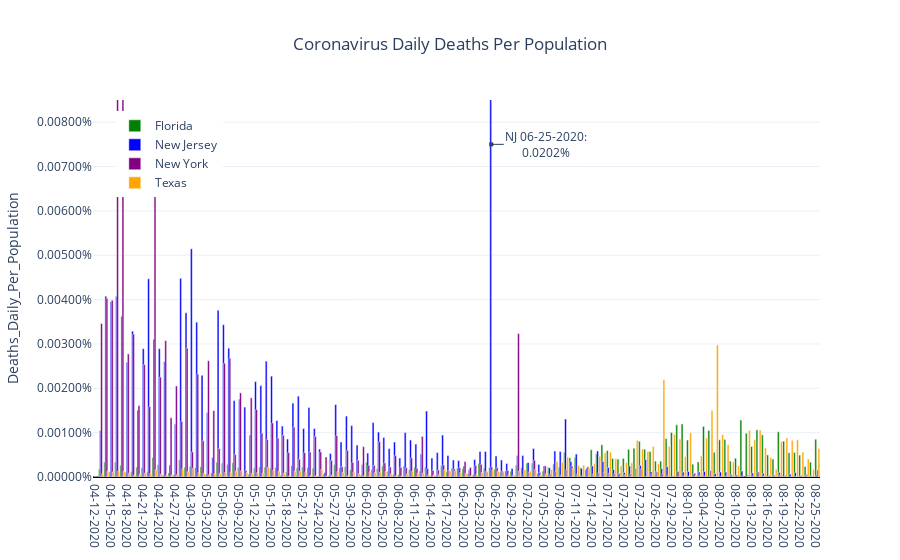

The notebook cell saved with this chart:
### Code cell
countries_list = sorted(list(country_df['Country_Region'].unique()))

colors_dict = {'US Only NY':'purple',
              'US Only NJ':'blue',
              'US Only FL':'green',
              'US Only TX':'orange'}

rename_dict = {'US Only NY':'New York',
              'US Only NJ':'New Jersey',
              'US Only FL':'Florida',
              'US Only TX':'Texas'}


data = []

for mycountry in countries_list:
    data.append(go.Bar(x=country_df[country_df['Country_Region']==mycountry]['Date'],
                               y=country_df[country_df['Country_Region']==mycountry]['Deaths_Daily_Per_Population'],
                               name = rename_dict[mycountry],
                               marker = {'color':colors_dict[mycountry]},
                               width = 0.35
                          )
                )


layout = go.Layout(
                showlegend = True,
                legend= dict(x=0.03,y=0.97),
                title='Coronavirus Daily Deaths Per Population',
                title_x= 0.5,
                yaxis={'title':'Deaths_Daily_Per_Population',
                       'tickformat':'.5%',
                       'range': [0.0,0.000085],
                      'zeroline':True,'zerolinecolor':'#000000','zerolinewidth':2.0},
                template='plotly_white')

fig = go.Figure(data=data,layout=layout)

fig.update_layout(annotations = [{'x':'06-25-2020',
                                 'y':0.000075,
                                 'xref':'x',
                                 'yref':'y',
                                 'showarrow':True,
                                 'arrowhead':7,
                                 'ax':55,
                                 'ay':0,
                                 'text':r'NJ 06-25-2020:<br>0.0202%'}])



iplot(fig)

### Figure 1 — Plotly figure (JSON) as saved in the notebook; plotly's stock layout.template omitted (floating-point values rounded to 4 significant figures; data arrays with more than 128 entries replaced by an {"elided": "..."} marker saying what was removed)
{"data": [{"marker": {"color": "green"}, "name": "Florida", "type": "bar", "width": 0.35, "x": {"elided": "136 str values"}, "y": {"elided": "136 float values"}}, {"marker": {"color": "blue"}, "name": "New Jersey", "type": "bar", "width": 0.35, "x": {"elided": "136 str values"}, "y": {"elided": "136 float values"}}, {"marker": {"color": "purple"}, "name": "New York", "type": "bar", "width": 0.35, "x": {"elided": "136 str values"}, "y": {"elided": "136 float values"}}, {"marker": {"color": "orange"}, "name": "Texas", "type": "bar", "width": 0.35, "x": {"elided": "136 str values"}, "y": {"elided": "136 float values"}}], "layout": {"annotations": [{"arrowhead": 7, "ax": 55, "ay": 0, "showarrow": true, "text": "NJ 06-25-2020:<br>0.0202%", "x": "06-25-2020", "xref": "x", "y": 7.5e-05, "yref": "y"}], "legend": {"x": 0.03, "y": 0.97}, "showlegend": true, "title": {"text": "Coronavirus Daily Deaths Per Population", "x": 0.5}, "yaxis": {"range": [0, 8.5e-05], "tickformat": ".5%", "title": {"text": "Deaths_Daily_Per_Population"}, "zeroline": true, "zerolinecolor": "#000000", "zerolinewidth": 2}}}
